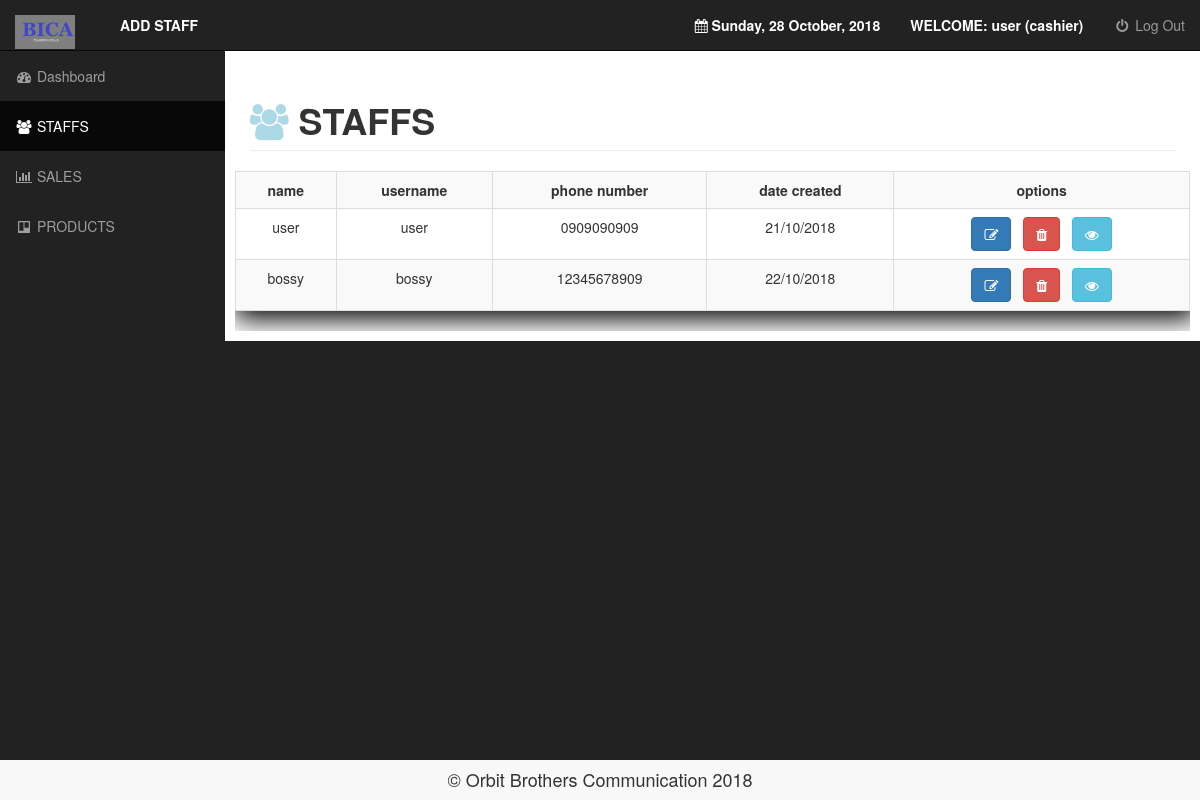
The app's page /panel/admin/users.php (signed in) with its own data.
### tables this page shows
CREATE TABLE IF NOT EXISTS `users` (
  `id` int(11) NOT NULL AUTO_INCREMENT,
  `fullname` varchar(40) DEFAULT NULL,
  `username` varchar(20) DEFAULT NULL,
  `password` varchar(20) DEFAULT NULL,
  `state` varchar(20) DEFAULT NULL,
  `town` varchar(20) DEFAULT NULL,
  `village` varchar(20) DEFAULT NULL,
  `house_address` varchar(100) DEFAULT NULL,
  `date_of_birth` varchar(10) DEFAULT NULL,
  `phone` varchar(20) DEFAULT NULL,
  `position` varchar(20) DEFAULT NULL,
  `date_added` varchar(10) DEFAULT NULL,
  PRIMARY KEY (`id`)
);

### panel/admin/view_users.php (the view)
<?php
include '../../links/db.php';
$view_users=mysqli_query($con, "SELECT * FROM users");
    echo "<div class='table-responsive'>";
    echo "<table class='table table-bordered table-hover table-striped' style='box-shadow:3px 5px 25px 3px black;'>";
    echo "<th class='text-center'>name</th>";
    echo "<th class='text-center'>username</th>";
    echo "<th class='text-center'>phone number</th>";
    echo "<th class='text-center'>date created</th>";
    echo "<th class='text-center'>options</th>";
while($row=mysqli_fetch_assoc($view_users)){
    $id=mysqli_real_escape_string($con, $row['id']);
    $name=mysqli_real_escape_string($con, $row['fullname']);
    $usr=mysqli_real_escape_string($con, $row['username']);
    echo "<tr>";
    echo "<td>".$name."</td>";
    echo "<td>".$usr."</td>";
    echo "<td>".$row['phone']."</td>";
    echo "<td>".$row['date_added']."</td>";
    echo "<td><a href='#edit' onclick='passId($id)' data-toggle='modal' title='edit users info' class='btn btn-primary'><i class='fa fa-edit'></i></a> &nbsp <a href='users.php?id=$id' title='delete user' class='btn btn-danger'><i class='fa fa-trash'></i></a> &nbsp <a href='users.php?user_id=$id' title='view users password' class='btn btn-info'><i class='fa fa-eye'></i></a></td>";
    echo "</tr>";
}
    echo "</table>";
    echo "</div>";
?>

### panel/admin/users.php (shortened to what this page needs)
<?php
include '../../links/db.php';
$user=$_SESSION['username'];
?>
<!DOCTYPE html>
<html lang="en">
<head>
    <link href="../../assets/css/bootstrap.min.css" rel="stylesheet">
    <link href="../../assets/css/sb-admin.css" rel="stylesheet">
    <link href="../../assets/css/plugins/morris.css" rel="stylesheet">
    <link href="../../assets/font-awesome/css/font-awesome.min.css" rel="stylesheet" type="text/css">
</head>
<body>
    <div id="wrapper">
        <nav class="navbar navbar-inverse navbar-fixed-top" role="navigation">
            <div class="navbar-header">
                <a class="navbar-brand" href="index.php"><img src="../../assets/img/logo.png" alt="BICA" width="60"></a>
            </div>
            <ul class="nav navbar-left top-nav">
              <li><a href="#add_staff" data-toggle="modal" style="color:white;"><b>ADD STAFF</b></a></li>
            </ul>
            <ul class="nav navbar-right top-nav">
                <li><a style="color:white;"><b><?php echo "<i class='fa fa-calendar'></i> ". date('l, d F, Y'); ?></b></a></li>
                <li><a style="color:white;"><b>WELCOME: <?php echo $user." ";
                $pos=mysqli_query($con, "SELECT position FROM users WHERE username='$user' ");
                $row=mysqli_fetch_assoc($pos);
                $posi=mysqli_real_escape_string($con, $row['position']);
                echo "(".$posi.")"; ?></b></a></li>
                <li><a href="logout.php"><i class="fa fa-fw fa-power-off"></i> Log Out</a></li>
            </ul>
            <div class="collapse navbar-collapse navbar-ex1-collapse">
                <ul class="nav navbar-nav side-nav">
                    <li>
                        <a href="index.php"><i class="fa fa-fw fa-dashboard"></i> Dashboard</a>
                    </li>
                    <li class="active">
                        <a href="users.php"><i class="fa fa-fw fa-group"></i> STAFFS</a>
                    </li>
                    <li>
                        <a href="sales.php"><i class="fa fa-fw fa-bar-chart"></i> SALES</a>
                    </li>
                    <li>
                        <a href="products.php"><i class="fa fa-fw fa-trello"></i> PRODUCTS</a>
                    </li>
                </ul>
            </div>
        </nav>
        <div id="page-wrapper">
            <div class="container-fluid">
                <div class="row">
                    <div class="col-lg-12">
                        <h1 class="page-header">
                        <i class="fa fa-group fa-fx5" style="color:lightblue;"></i> <b>STAFFS</b>
                        </h1>
                    </div>
                </div>
                <div class="row text-center">
                <?php include 'delete_user.php'; ?>
                <?php include 'view_users.php'; ?>
                </div>
            </div>
        </div>
    </div>
    <footer class="navbar-default navbar-fixed-bottom text-center"><h4><?php echo "&copy Orbit Brothers Communication ". date('Y'); ?></h4></footer>
</body>
</html>

### assets/css/sb-admin.css (style rules this page uses)
body { margin-top: 100px; background-color: #222; }
@media (min-width:768px) { body { margin-top: 50px; } }
#wrapper { padding-left: 0; }
#page-wrapper { width: 100%; padding: 0; background-color: #fff; }
@media (min-width:768px) { #wrapper { padding-left: 225px; } }
@media (min-width:768px) { #page-wrapper { padding: 10px; } }
.top-nav { padding: 0 15px; }
.top-nav>li { display: inline-block; float: left; }
.top-nav>li>a { padding-top: 15px; padding-bottom: 15px; line-height: 20px; color: #999; }
@media (min-width:768px) { .side-nav { position: fixed; top: 51px; left: 225px; width: 225px; margin-left: -225px; border: none; border-radius: 0; overflow-y: auto; background-color: #222; bottom: 0; overflow-x: hidden; padding-bottom: 40px; } }
@media (min-width:768px) { .side-nav>li>a { width: 225px; } }

### records on screen
users: position "cashier", fullname "user", username "user", phone "0909090909", date_added "21/10/2018"
users: fullname "bossy", username "bossy", phone "12345678909", date_added "22/10/2018"

### other values on screen
$user "user"
